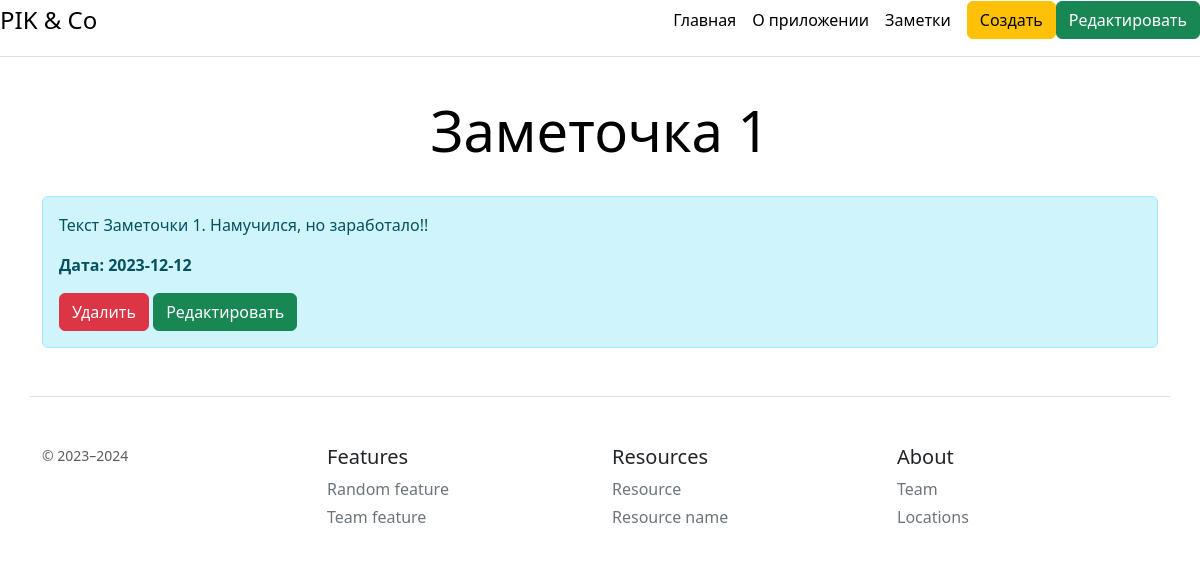
The page /notes/3412352c-e9d6-4a17-bac4-32ea2e1f31f0 on the database its author committed.
### models.py (models this page shows, shortened)
class Base(DeclarativeBase):
    pass

class Note(Base):
    __tablename__ = "note"
    uuid = Column(String(36), primary_key=True, default=lambda: str(uuid.uuid4()))
    title = Column(String(200), nullable=False)
    content = Column(Text, nullable=False)
    created_at = Column(DateTime, default=datetime.utcnow)

### app.py (the view)
@app.route('/notes/<uuid>')
def post_detail(uuid):
    note = get_note(uuid)
    return render_template('note_detail.html', note=note)

### crud.py (called while the page is built)
def get_note(uuid: str) -> Note:
    with session() as conn:
        query = select(Note).where(Note.uuid == uuid)
        return conn.execute(query).scalar_one()

### templates/note_detail.html (shortened to what this page needs)
{% extends "base.html" %}
{% block content %}
<div class='container'>
	<div class="pricing-header p-3 pb-md-4 mx-auto text-center">
      <h1 class="display-4 fw-normal text-body-emphasis">{{ note.title }}</h1>
    </div>
    <div class="alert alert-info">
        <p>{{ note.content }}</p>
        <p><b>Дата: {{ note.created_at.date() }}</b></p>
        <a href="/notes/{{ note.uuid }}/delete" class="btn btn-danger">Удалить</a>
        <a href="/notes/{{ note.uuid }}/update" class="btn btn-success">Редактировать</a>
    </div>
</div>
{% endblock %}

### rows shown on the page
Note: title "Заметочка 1", content "Текст Заметочки 1. Намучился, но заработало!!", created_at "2023-12-12"
